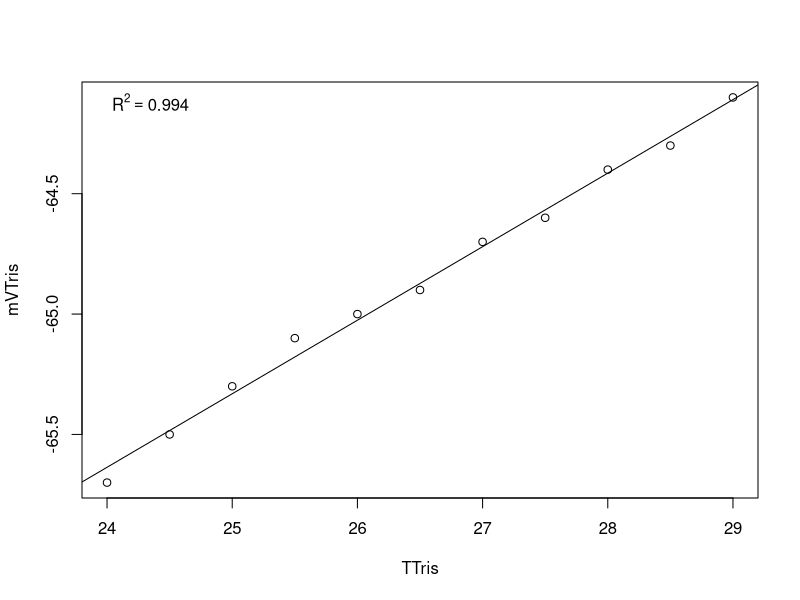

Write R code to recreate this figure.
# modified for personal Lenovo PC at PT Whitney summer 2019
# last modification on 20210621 by RB
setwd("/Users/roxyr/Documents/GitHub/Lab_Management/WaterQuality/tris_cal/") #set working directory

Calib.Data <-read.table("20210715.csv", header=TRUE, sep=",", na.string="NA", as.is=TRUE) #reads in the data files
model <-lm(mVTris ~ TTris, data=Calib.Data) #runs a linear regression of mV as a function of temperature
coe <- coef(model) #extracts the coeffecients
R2<-summary(model)$r.squared
plot(mVTris ~ TTris, data=Calib.Data)
abline(lm(mVTris ~ TTris, data=Calib.Data))
legend('topleft', legend = bquote(R^2 == .(format(R2, digits = 3))), bty='n')
# make sure to export the figure
